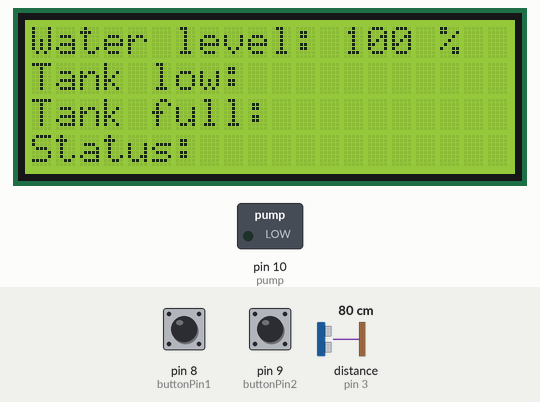
Recording of a sketch running on a simulated Arduino Uno, built with avr-gcc and run on an emulated ATmega328P. On the bench: 20×4 character LCD, switched loads named in the sketch (green lamp = pin HIGH). Wiring (inferred from the names in the program): ultrasonic range finder: trigger pin 2; echo pin 3. The test bench sets the inputs (shaded band); at power-on: pin 8 (buttonPin1) HIGH, distance to the obstacle (sensor on pin 3) 80 cm, pin 9 (buttonPin2) HIGH. The echo pulse lasts 58.3 µs per cm; pins used as bus, display or sensor lines are not drawn; what the sketch prints to the serial monitor is not drawn.

Above: at 1.2 s.
1.3 s: pin 8 (buttonPin1) pulled LOW for 0.3 s
At 1.9 s:
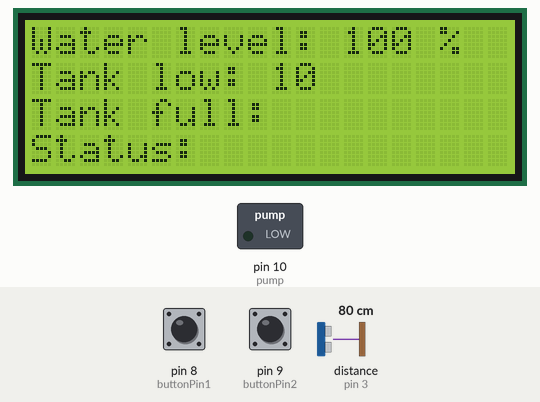
4.6 s: distance to the obstacle (sensor on pin 3) set to 9 cm
At 5.2 s:
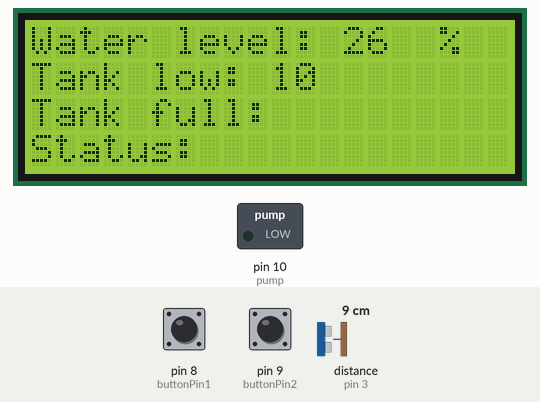
6.1 s: pin 9 (buttonPin2) pulled LOW for 0.3 s
At 7.2 s:
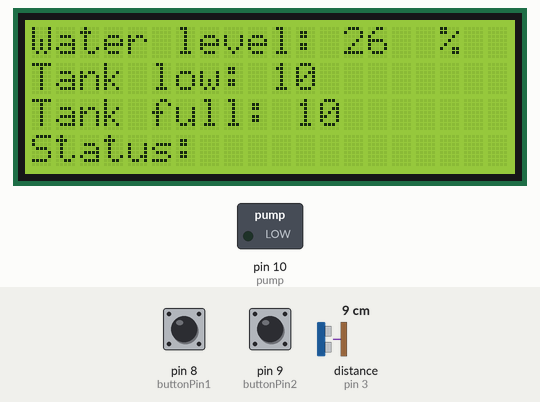
9.1 s: pin 8 (buttonPin1) pulled LOW for 1 s
At 10.82 s:
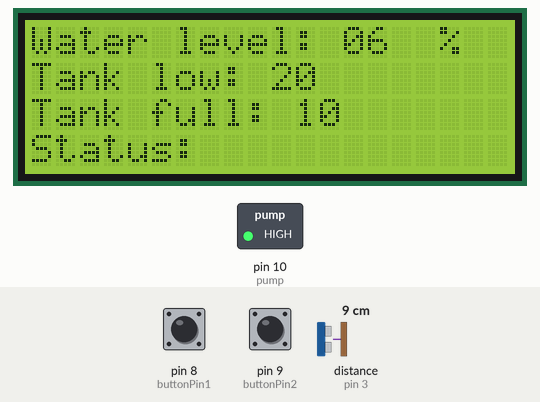
12.1 s: distance to the obstacle (sensor on pin 3) set to 6 cm
At 12.9 s:
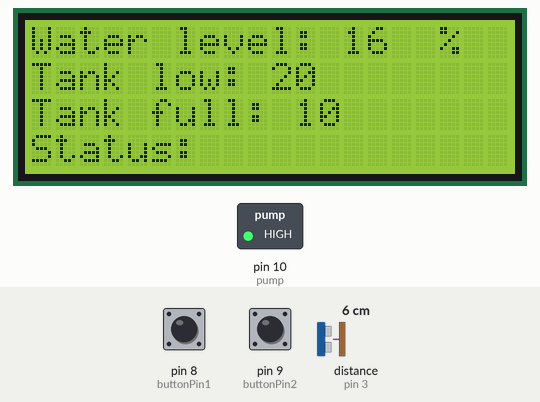
13.7 s: pin 9 (buttonPin2) pulled LOW for 1 s
At 16.0 s:
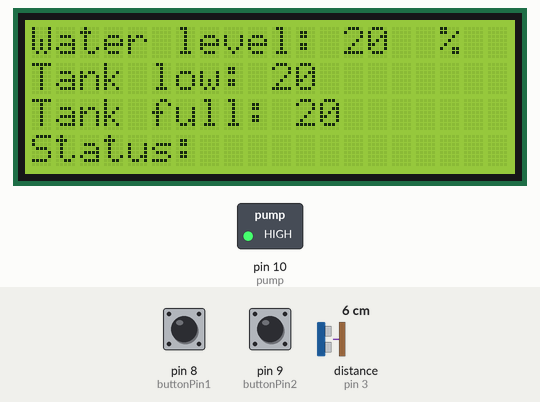
Timing chart, 0 to 17.2 s (numbered marks = the images above; inputs shaded):
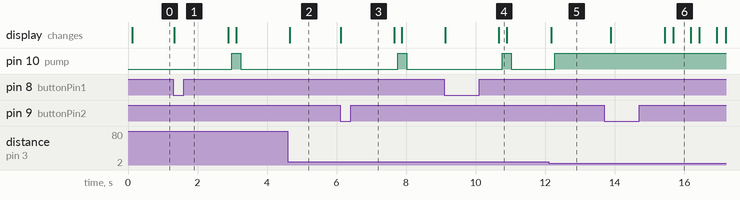

Measured:
- after the input at 1.3 s, pin 10 (pump): LOW → HIGH after 1.7 s, → LOW 0.25 s later; the display: changes at once (image 1)
- after the input at 4.6 s, the display: changes after 0.06 s (image 2)
- after the input at 6.1 s, pin 10 (pump): LOW → HIGH after 1.7 s, → LOW 0.25 s later; the display: changes at once (image 3)
- after the input at 9.1 s, pin 10 (pump): LOW → HIGH after 1.7 s, → LOW 0.25 s later; the display: first changes at once (image 4 shows a later state)
- after the input at 12.1 s, pin 10 (pump): LOW → HIGH after 0.18 s; the display: changes after 0.08 s (image 5)
- after the input at 13.7 s, the display: first changes after 0.18 s (image 6 shows a later state)
- what the display in image 6 shows lasts 0.5 s, from 15.7 s to 16.2 s

The sketch:

water_level.ino
```cpp
//Water Level Detection Project

#include <Wire.h>
#include <LiquidCrystal_I2C.h>
LiquidCrystal_I2C lcd(0x27,20,4);

const int pump = 10; //pump connected to pin5
const int TrigPin = 2;  //Trig attach to pin2
const int EchoPin = 3;  //Echo attach to pin3
const int buttonPin1 = 8;
const int buttonPin2 = 9;

int tankHeight = 30;  //set according to tank size
int waterLevel = 0;
unsigned int tankFull = 0;
unsigned int tankLow = 0;
int percent = 0;

int buttonLow = 0;
int buttonFull = 0;

void setup() {
  lcd.init();
  lcd.backlight();
  lcd.home();
  pinMode(TrigPin, OUTPUT);
  pinMode(EchoPin, INPUT);
  pinMode(pump, OUTPUT);
  pinMode(buttonPin1, INPUT_PULLUP);
  pinMode(buttonPin2, INPUT_PULLUP);
  Serial.begin(9600);
}

void loop() {
  digitalWrite(TrigPin,LOW);
  delayMicroseconds(2);
  digitalWrite(TrigPin,HIGH);
  delayMicroseconds(10);
  digitalWrite(TrigPin,LOW);

  //Set low water level (on pump)
  buttonLow = digitalRead(buttonPin1);
  buttonFull = digitalRead(buttonPin2);

  if(buttonLow == LOW){
    if ((tankLow >= 0)&&(tankLow <= 99)){
      tankLow = tankLow+10;
    }
    else if (tankLow == 100){
      tankLow = 0;
    }
    Serial.print("TankLow: ");
    Serial.println(tankLow);
    lcd.setCursor(10, 1);
    lcd.print(tankLow);
    delay(500);
  }

  //Set high water level (off pump)
  if(buttonFull == LOW){
    if ((tankFull >= 0)&&(tankFull <= 99)){
      tankFull = tankFull+10;
    }
    else if (tankFull == 100){
      tankFull = 0;
    }
    Serial.print("TankFull: ");
    Serial.println(tankFull);
    lcd.setCursor(11, 2);
    lcd.print(tankFull);
    delay(500);
  }


  waterLevel = pulseIn(EchoPin,HIGH)/58.0;
  waterLevel = (int(waterLevel * 100.0))/100.0;

  percent = 100*waterLevel/tankHeight;

  Serial.print("Water level: ");
  Serial.print(percent);
  Serial.println(" %");

  lcd.setCursor(0, 0);
  lcd.print("Water level: ");
  lcd.setCursor(17, 0);
  lcd.print("%");
  if(percent >= 100){
    lcd.setCursor(13, 0);
    lcd.print("100");
  }
  else{
    lcd.setCursor(13, 0);
    lcd.print(percent);
    lcd.setCursor(15, 0);
    lcd.print("  ");
  }

  lcd.setCursor(0, 1);
  lcd.print("Tank low: ");
  lcd.setCursor(0, 2);
  lcd.print("Tank full: ");
  lcd.setCursor(0, 3);
  lcd.print("Status: ");
  delay(100);


  if(percent <= tankLow){
    digitalWrite(pump, HIGH);
    Serial.print("Water level: ");
    Serial.print(percent);
    Serial.print(" % ");
    Serial.println("tank low");
    delay(100);
  }
  else if(percent >= tankFull){
    digitalWrite(pump, LOW);
    Serial.print("Water level: ");
    Serial.print(percent);
    Serial.print(" % ");
    Serial.println("tank full");
    delay(100);
  }

}
```
